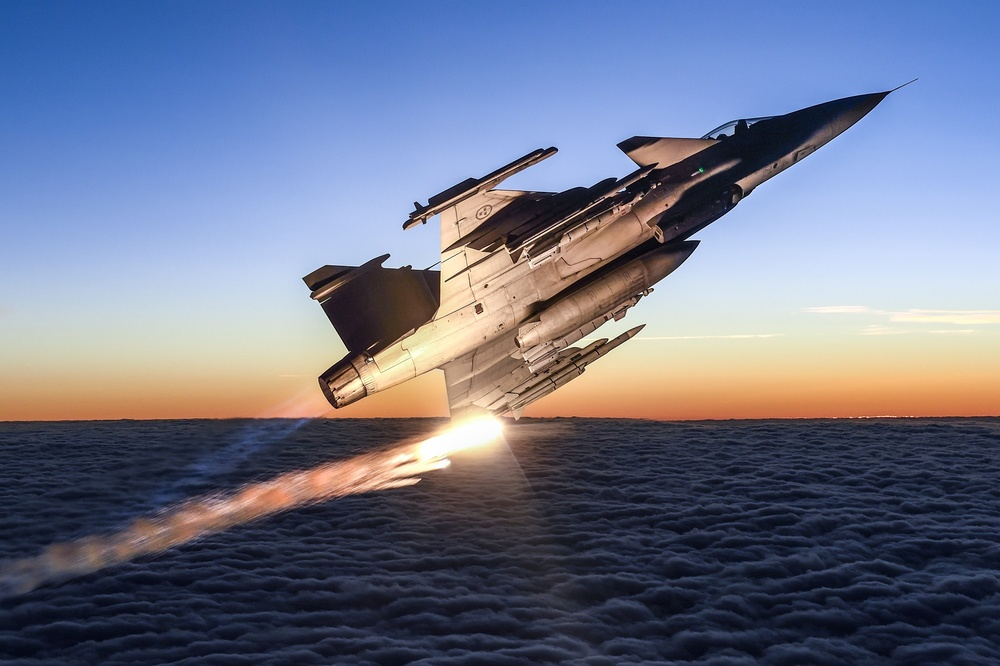
#> input picture lab5/plane.jpg, 1000 x 666 px, shrunk from 2000 x 1333 before the run, found by its file name
$ python 'övning2.py'
#> lines starting #> are read from the running program, lines starting #| are printed output that depends on the picture
import cv2
import numpy as np

def invert_colors(img):
    # Invert the colors of the image
    inverted_img = 255 - img

    return inverted_img

# Example usage
img = cv2.imread("/home/fe1ixj/Desktop/python/tdde23-2024-labbar-14-d1-b-05/lab5/plane.jpg")
#> img is the input picture: shape (666, 1000, 3); mean B, G, R 138.5, 116.3, 110.1

if img is not None:
    inverted_img = invert_colors(img)
#> in invert_colors, `inverted_img = 255 - img`:
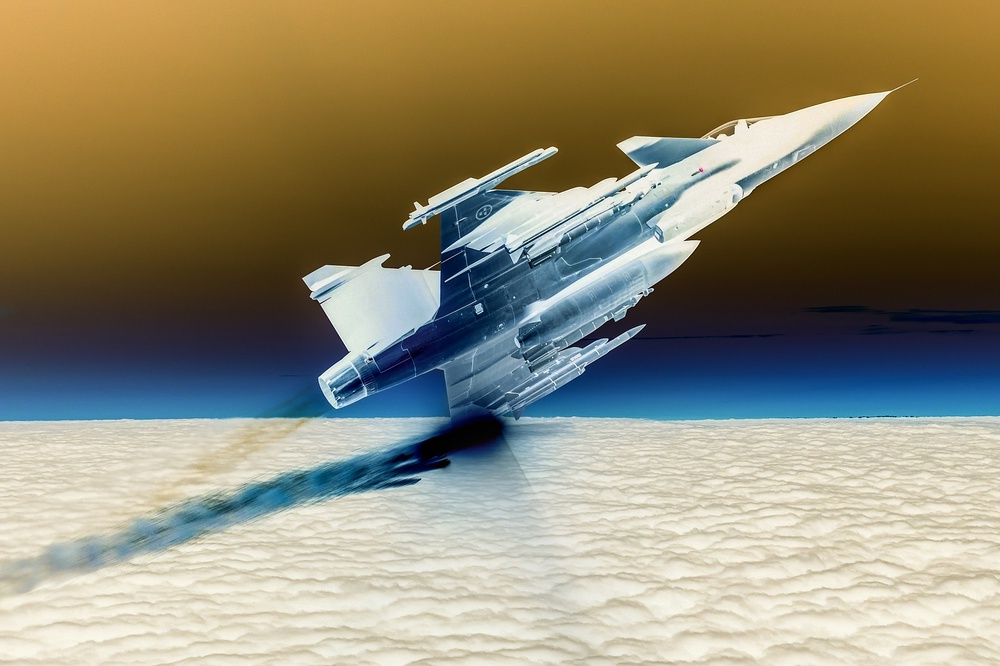
#> inverted_img: shape (666, 1000, 3); mean B, G, R 116.5, 138.7, 144.9
    cv2.imwrite("inverted_image.jpg", inverted_img)
else:
    print("Error: Image not found or unable to load.")

$ run again, with lab5/flowers.jpg copied over lab5/plane.jpg
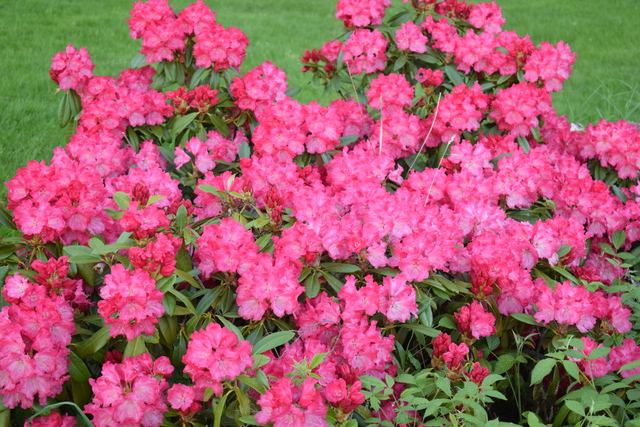
#> input picture lab5/flowers.jpg, 640 x 427 px, found by its file name
#> img is the input picture: shape (427, 640, 3); mean B, G, R 108.5, 96.2, 166.7
#> in invert_colors, `inverted_img = 255 - img`:
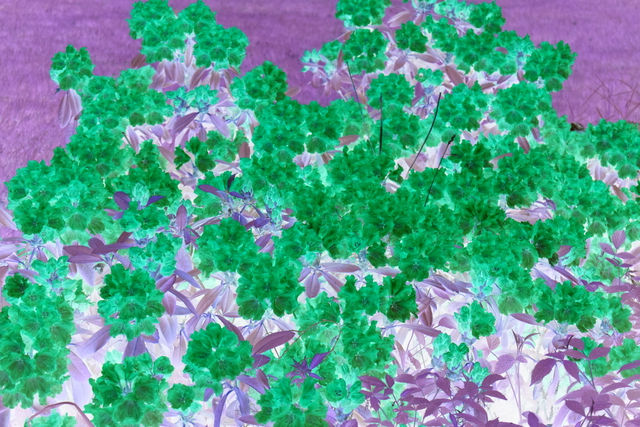
#> inverted_img: shape (427, 640, 3); mean B, G, R 146.5, 158.8, 88.3

$ run again, with lab5/gradient.jpg copied over lab5/plane.jpg
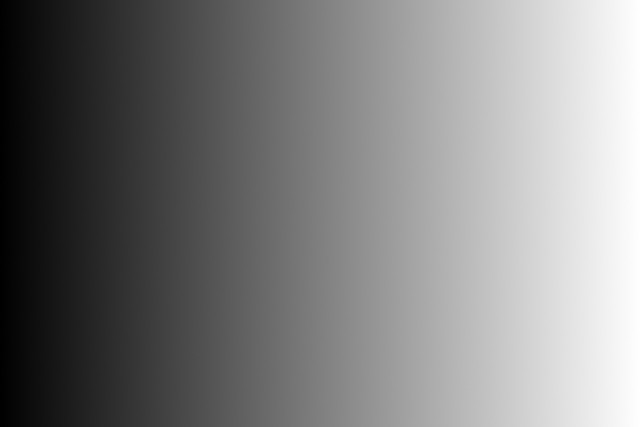
#> input picture lab5/gradient.jpg, 640 x 427 px, found by its file name
#> img is the input picture: shape (427, 640, 3); min 0, max 255, mean 127.3
#> in invert_colors, `inverted_img = 255 - img`:
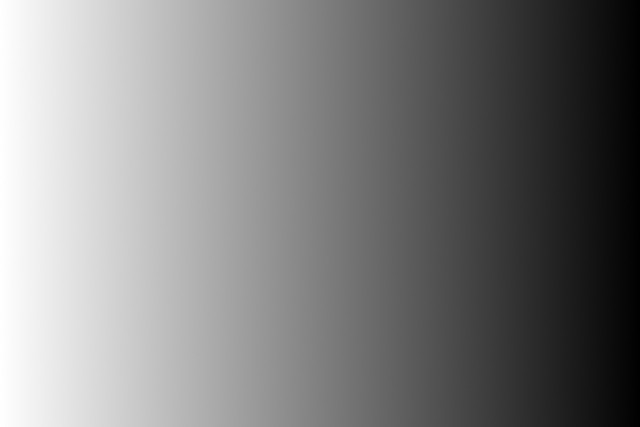
#> inverted_img: shape (427, 640, 3); min 0, max 255, mean 127.7
